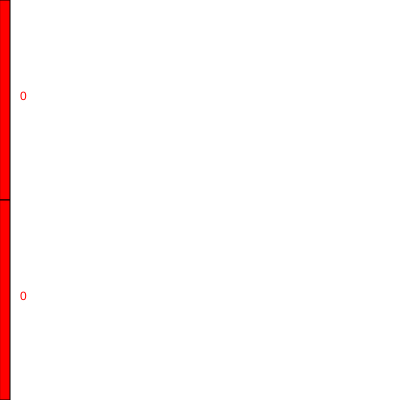
Frame 1 (no input)
Frame 60 (no input): identical to frame 1, image omitted
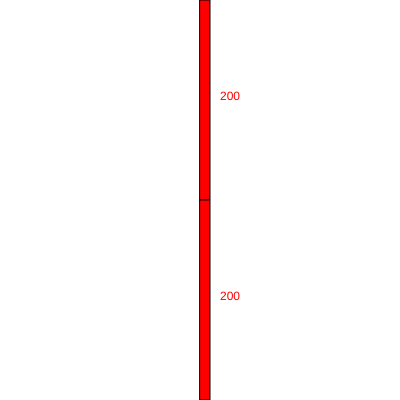
Frame 120 (the mouse pressed at the canvas centre since frame 60)

The p5.js sketch that drew these frames (run headless with seeded random() and noise() and a simulated clock; from frame 60 on, the mouse is pressed at the canvas centre):

// p5.js sketch
// ── sketch.js
//https://p5js.org

let x;
let xReverse;

function setup() {
  createCanvas(400, 400);
}

function draw() {
  background(255);

  x=mouseX
  x=constrain(x,0,400);
  xReverse= map(mouseX,0,400,0,400);

  fill(255,0,0);
  rect(x,0,10,200);
  rect(xReverse,200,10,200);
  text(x,x+20,100);
  text(xReverse, xReverse+20,300);
}
